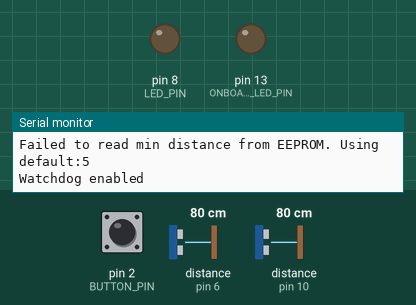
A sketch run on a simulated Arduino Uno, built with avr-gcc and run on an emulated ATmega328P. On the bench: output pins drawn as LEDs (lit = HIGH), the last lines printed to the serial monitor. The test bench sets the inputs (shaded band); at power-on: pin 2 (BUTTON_PIN) HIGH, distance to the obstacle (sensors on pin 10, pin 6) 80 cm. The echo pulse lasts 58.3 µs per cm; the board resets itself during the run and starts again; pins used as bus, display or sensor lines are not drawn.

Above: at 1.2 s.
1.3 s: pin 2 (BUTTON_PIN) pulled LOW for 3.2 s
At 2.1 s:
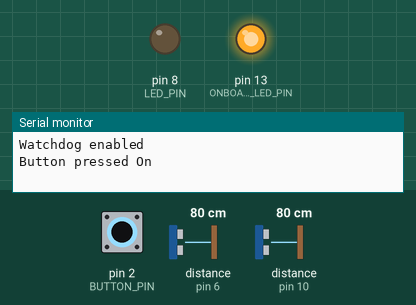
6.0 s: distance to the obstacle (sensor on pin 10) set to 7 cm
7.5 s: distance to the obstacle (sensor on pin 10) set to 4 cm
At 8.7 s:
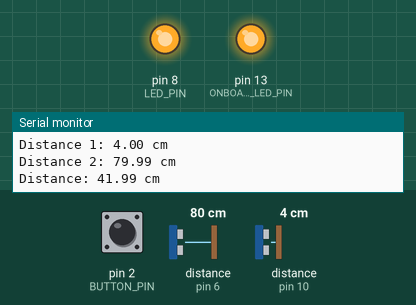
9.0 s: pin 2 (BUTTON_PIN) pulled LOW for 0.15 s
At 9.08 s:
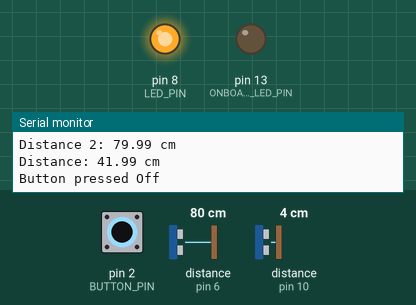
Timing chart, 0 to 12.0 s (numbered marks = the images above; inputs shaded):
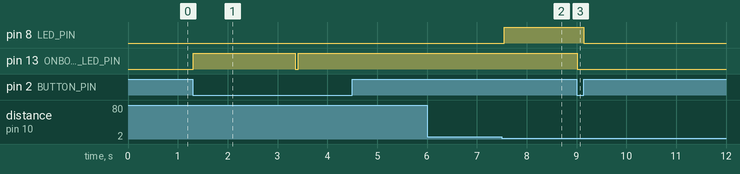

The sketch:

ultrasound.ino
```cpp
#include <EEPROM.h>
#include <avr/wdt.h>

#define US1_TRIG_PIN 9
#define US1_ECHO_PIN 10
#define LED_PIN 8
#define US2_TRIG_PIN 7
#define US2_ECHO_PIN 6
#define BUTTON_PIN 2
#define ONBOARD_LED_PIN 13
#define ECHO_PULSE_TIMEOUT_MICROSECONDS 20000
#define ULTRASOUND_CYCLE_DELAY_MS 200
#define MAIN_CYCLE_DELAY_MS 20

String messageString = "";
bool messageComplete = false;
int minDistance = 5; // in cm
bool warningLight = false;
bool switchedOn = false;
int loopCounter = 0;


void setup() {
  Serial.begin(9600);

  // clear garbage
  Serial.flush();
  while (Serial.available() > 0) {
      Serial.read();
  }

  pinMode(US1_TRIG_PIN, OUTPUT);
  pinMode(US1_ECHO_PIN, INPUT);
  pinMode(US2_TRIG_PIN, OUTPUT);
  pinMode(US2_ECHO_PIN, INPUT);

  pinMode(BUTTON_PIN, INPUT_PULLUP);
  pinMode(ONBOARD_LED_PIN, OUTPUT);

  // Configure the digital pin as an output
  pinMode(LED_PIN, OUTPUT);

  // Turn the LED off
  turnOffWarningLight();
  readEeprom();

  // Enable watchdog with a 2-second timeout
  wdt_enable(WDTO_2S);

  Serial.println("Watchdog enabled");
}

void writeToEeprom(int newMinDistance) {
    String distanceString = String(newMinDistance) + '\n';

    for (unsigned int i = 0; i < distanceString.length(); ++i) {
        EEPROM.write(i, distanceString[i]);
    }
}

String readEeprom() {
  bool foundEndOfString = false;
  int index = 0;
  String message = "";
  while (foundEndOfString == false && index < 255) {
    char c = EEPROM.read(index);
    message += c;
    index++;
    if (c == '\n') {
      foundEndOfString = true;
    }
  }
  if (foundEndOfString) {
    int newMinDistance = message.toInt();
    if (newMinDistance) {
      minDistance = newMinDistance;
      Serial.print("Read min distance from EEPROM:");
      Serial.println(newMinDistance);
    } else {
      Serial.print("Invalid distance from EEPROM. Using default: ");
      Serial.println(minDistance);
    }


  } else {
    Serial.print("Failed to read min distance from EEPROM. Using default:");
    Serial.println(minDistance);
  }
}

float getDistanceFromDuration(float duration) {
  // Calculate distance in cm (Speed of sound is ~0.0343 cm/µs, divided by 2 for round trip)
  return(duration * 0.0343 / 2);
}

void serialEvent() {
  while (Serial.available()) {
    char inChar = (char)Serial.read();
    messageString += inChar;
    // use end of line to determine end of message
    if (inChar == '\n') {
      messageComplete = true;
    }
  }
  if (messageComplete) {
    int newMinDistance = messageString.toInt();
    if (newMinDistance > 0) {
      writeToEeprom(newMinDistance);
      Serial.print("New Min Distance: ");
      Serial.println(newMinDistance);
      minDistance = newMinDistance;
      turnOffWarningLight();

    } else {
      Serial.println("Invalid Distance: " + messageString);
    }
    messageComplete = false;
    messageString = "";
  }
}

void detectObjectLoop() {
  // Clear the trigger pin
  digitalWrite(US1_TRIG_PIN, LOW);
  digitalWrite(US2_TRIG_PIN, LOW);
  delayMicroseconds(2);

  // Send a 10-microsecond high pulse to trigger the sensor
  digitalWrite(US1_TRIG_PIN, HIGH);
  digitalWrite(US2_TRIG_PIN, HIGH);
  delayMicroseconds(10);
  digitalWrite(US1_TRIG_PIN, LOW);
  digitalWrite(US2_TRIG_PIN, LOW);

  // Read the echo pin pulse duration in microseconds
  long duration1 = pulseIn(US1_ECHO_PIN, HIGH, ECHO_PULSE_TIMEOUT_MICROSECONDS);
  long duration2 = pulseIn(US2_ECHO_PIN, HIGH, ECHO_PULSE_TIMEOUT_MICROSECONDS);

  // Calculate distance in cm (Speed of sound is ~0.0343 cm/µs, divided by 2 for round trip)
  float distance1 = getDistanceFromDuration(duration1);
  Serial.print("Distance 1: ");
  Serial.print(distance1);
  Serial.println(" cm");

  float distance2 = getDistanceFromDuration(duration2);
  Serial.print("Distance 2: ");
  Serial.print(distance2);
  Serial.println(" cm");


  float averageDistance = (distance1 + distance2) / 2;

  Serial.print("Distance: ");
  Serial.print(averageDistance);
  Serial.println(" cm");

  bool showWarning = (distance1 < minDistance && distance1 != 0) || (distance2 < minDistance && distance2 != 0);
  if (showWarning && !warningLight) {
    turnOnWarningLight();
  } else if (!showWarning && warningLight) {
    turnOffWarningLight();
  }
}

void turnOnWarningLight() {
    digitalWrite(LED_PIN, HIGH);
    warningLight = true;
    Serial.println("Warning Light On");
}

void turnOffWarningLight() {
    warningLight = false;
    Serial.println("Warning Light Off");
    digitalWrite(LED_PIN, LOW);
}

void loop() {
  wdt_reset();
  int buttonState = digitalRead(BUTTON_PIN);

  // Acts as a toggle button - LOW corresponds to button down
  if (buttonState == LOW) {
    Serial.print("Button pressed ");
    switchedOn = !switchedOn;
    Serial.println(switchedOn ? "On" : "Off");
    digitalWrite(ONBOARD_LED_PIN, switchedOn ? HIGH : LOW);
    delay(100);
    loopCounter = 0;

    // This is to test the watchdog - if you hold the button down for 2 seconds the watchdog is triggered
    while (buttonState == LOW) {
      // wdt_reset(); // This is commmented out to test the watchdog
      buttonState = digitalRead(BUTTON_PIN);
    }
    if (!switchedOn) {
      // Turn the LED off
      turnOffWarningLight();
    }
  }

  // Dont run the ultrasound loop every cycle to improve button sensitivity
  int mainCyclesPerUltrasoundCycle = round(ULTRASOUND_CYCLE_DELAY_MS / MAIN_CYCLE_DELAY_MS);
  if (switchedOn && loopCounter % mainCyclesPerUltrasoundCycle == 0) {
    detectObjectLoop();
  }
  loopCounter++;
  delay(MAIN_CYCLE_DELAY_MS);
}
```

Measured:
- the behaviour switches between 6 and 5 cm on distance to the obstacle (sensor on pin 10) (found by bisection; images 1 and 2)
- after the input at 1.3 s, pin 13 (ONBOARD_LED_PIN): LOW → HIGH at once, → LOW 2.0 s later, → HIGH 0.05 s later
- after the input at 7.5 s, pin 8 (LED_PIN): LOW → HIGH after 0.05 s
- after the input at 9.0 s, pin 8 (LED_PIN): HIGH → LOW after 0.15 s; pin 13 (ONBOARD_LED_PIN): HIGH → LOW at once
